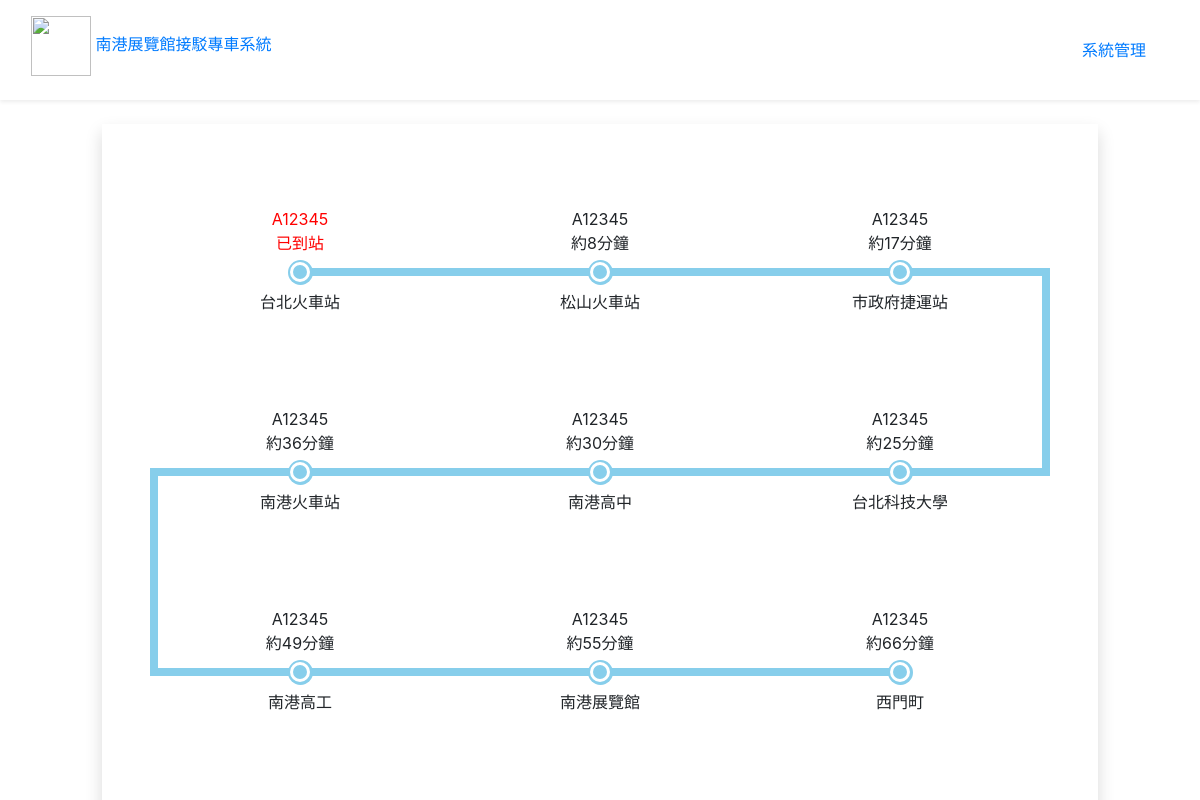
The page / on the database its author committed.
### tables this page shows
CREATE TABLE `station` (
  `id` int(10) UNSIGNED NOT NULL,
  `name` text NOT NULL,
  `before` int(10) UNSIGNED NOT NULL,
  `minute` int(10) NOT NULL,
  `waiting` int(10) NOT NULL
);

### index.php (the view, shortened to what this page needs)
<?php include_once "./api/db.php";?>
<!DOCTYPE html>
<html lang="en">
<head>
    <link rel="stylesheet" href="./bootstrap/bootstrap.css">
</head>
<body>
<?php include "header.php";?>
<div class="d-flex flex-wrap my-4 mx-auto shadow p-5" style="width:996px">
<?php
$sql="select * from `station` order by `before`";
$stations=$pdo->query($sql)->fetchAll(PDO::FETCH_ASSOC);
$timer=[];
$leave=0;
foreach($stations as $station){
    $arrive=$leave+$station['minute'];
    $leave=$arrive+$station['waiting'];
    $timer[$station['name']]['arrive']=$arrive;
    $timer[$station['name']]['leave']=$leave;
}
$tmp=[];
foreach($stations as $key => $station){
    $tmp[floor($key/3)][]=$station;
}
foreach($tmp as $k => $t){
    if($k%2==1){
        $tmp[$k]=array_reverse($t);
    }
}
$sql="select * from `bus` ";
$buses=$pdo->query($sql)->fetchAll(PDO::FETCH_ASSOC);
foreach($tmp as $key => $t){
    if($key%2==1){
        echo "<div class='d-flex w-100 justify-content-end position-relative'>";
    }else{
        echo "<div class='d-flex w-100 position-relative'>";
    }
    if((ceil(count($stations)/3)-1)>$key){
        if($key%2==1){
            echo "<div class='connect connect-left'></div>";
        }else{
            echo "<div class='connect connect-right'></div>";
        }
    }
    foreach($t as $k => $station){
        if($key==0 && $k==0 ){
            echo "<div class='block right'>";
        }else if($key==ceil(count($stations)/3)-1){
            if($key%2==0){
                if($k==count($t)-1){
                    echo "<div class='block left'>";
                }else{
                    echo "<div class='block line'>";
                }
            }else{
                if($k==0){
                    echo "<div class='block right'>";
                }else{
                    echo "<div class='block line'>";
                }
            }
        }else{
            echo "<div class='block line'>";
        }
        $busInfo=[];
        foreach($buses as $bus){
            $busInfo[$bus['name']]['arrive']=$bus['minute']-$timer[$station['name']]['arrive'];
            $busInfo[$bus['name']]['leave']=$bus['minute']-$timer[$station['name']]['leave'];
        }
        $min=['min'=>-999999,'bus'=>""];
        $flag=0;
        foreach($busInfo as $bus => $info){
            if($info['arrive']>=0 && $info['leave']<=0){
                $busInfo[$bus]['status']="已到站";
                if($flag!=1){
                    echo "<div class='block-top arrive'>";
                    echo $bus . "<br>已到站";
                    echo "</div>";
                    $flag=1;
                }
            }else if($info['leave']>0){
                $busInfo[$bus]['status']="已過站";
            }else{
                $busInfo[$bus]['status']="約".abs($info['arrive'])."分鐘";
                if($info['arrive']>$min['min']){
                    $min['min']=$info['arrive'];
                    $min['bus']=$bus;
                }
            }
        }
        if($flag==0 && $min['bus']!=""){
            echo "<div class='block-top'>";
            echo $min['bus'] . "<br>";
            echo "約".abs($min['min'])."分鐘";
            echo "</div>";
        }
        echo "<div class='point'></div>";
        echo "<div class='block-bottom'>{$station['name']}</div>";
        echo "</div>";
    }
    echo "</div>";
}
?>
</div>
</body>
</html>

### header.php (shortened to what this page needs)
<header class="shadow-sm p-3 d-flex w-100" style="height:100px">
<div class="col-6">
    <img src="" alt="" style="width:60px;height:60px;">
   <a href="index.php">南港展覽館接駁專車系統</a>
</div>
<div class="col-6 row align-items-center justify-content-end">
    <a href="admin.php" class="mx-2">系統管理</a>
</div>
</header>

### index.php (style rules this page uses)
.block { width:300px; height:200px; display: flex; flex-direction:column; justify-content:center; align-items:center; position:relative; }
.block-top,.block-bottom { height:calc( ( 100% - 25px ) / 2); display:flex; text-align: center; padding:5px 0; }
.block-top { align-items:flex-end; }
.point { width:25px; height:25px; border-radius:50%; background-color:skyblue; display: flex; justify-content:center; align-items:center; position:relative; z-index:10; }
.point::before { content:""; width:20px; height:20px; border:3px solid white; border-radius:50%; }
.right::after, .left::after, .line::after { content:""; background-color:skyblue; position:absolute; }
.right::after { width:50%; height:8px; right:0; }
.left::after { width:50%; height:8px; left:0; }
.line::after { width:100%; height:8px; left:0; }
.connect { width:8px; height:200px; background:skyblue; top:50%; }
.connect-right { position:absolute; right:0; }
.connect-left { position:absolute; left:0; }
.arrive { color:red; }

### rows shown on the page
station: bus "A12345", name "台北火車站"
station: bus "A12345", min "8", name "松山火車站"
station: bus "A12345", min "17", name "市政府捷運站"
station: bus "A12345", min "36", name "南港火車站"
station: bus "A12345", min "30", name "南港高中"
station: bus "A12345", min "25", name "台北科技大學"
station: bus "A12345", min "49", name "南港高工"
station: bus "A12345", min "55", name "南港展覽館"
station: bus "A12345", min "66", name "西門町"
